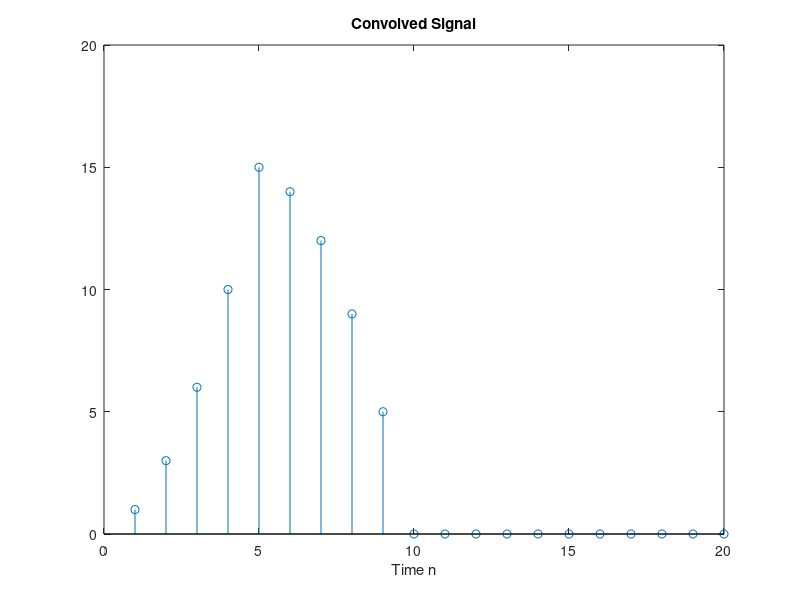

Recreate this plot in MATLAB.
%prog 3
n = 0:15;
u = [(n)>=0];
u5 = [(n-5)>=0];
x = u-u5;
y = [1,2,3,4,5];

newSignal = conv(x,y);

n = 1:20

%plot(n, x);title("x");xlabel("Time n");
stem(n, newSignal);title("Convolved Signal");xlabel("Time n");